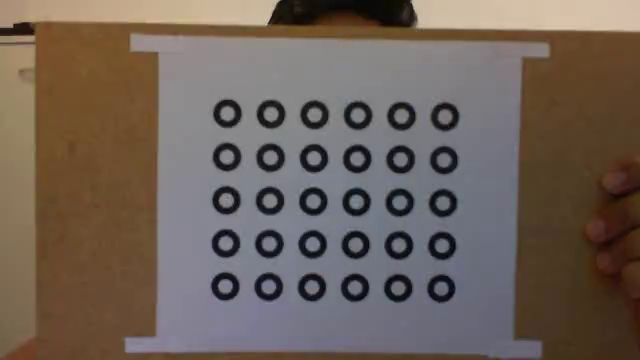
//> input picture Frame0.jpg, 640 x 360 px
$ ./Main   (built with g++ and OpenCV 4)
//> lines starting //> are read from the running program, lines starting //| are printed output that depends on the picture; after the words box and inside, x2 and y2 are one past the last pixel; in counts of white or black regions, pixels touching at a corner belong together
#include <opencv2\opencv.hpp>
#include <iostream>
#include <math.h>

#define IMAGE_WIDTH  640
#define IMAGE_HEIGHT 360
#define S (IMAGE_WIDTH/8)
#define T (0.15f)

using namespace std;
using namespace cv;

Mat imgCanny, imagen;
vector<Point2f> centroxy, centros, centros2, centros3;

void adaptiveThreshold(unsigned char* input, unsigned char* bin)
{
	unsigned long* integralImg = 0;
	int i, j;
	long sum = 0;
	int count = 0;
	int index;
	int x1, y1, x2, y2;
	int s2 = S / 2;

	// create the integral image
	integralImg = (unsigned long*)malloc(IMAGE_WIDTH*IMAGE_HEIGHT * sizeof(unsigned long*));

	for (i = 0; i<IMAGE_WIDTH; i++)
	{
		// reset this column sum
		sum = 0;

		for (j = 0; j<IMAGE_HEIGHT; j++)
		{
			index = j * IMAGE_WIDTH + i;

			sum += input[index];
			if (i == 0)
				integralImg[index] = sum;
			else
				integralImg[index] = integralImg[index - 1] + sum;
		}
	}

	// perform thresholding
	for (i = 0; i<IMAGE_WIDTH; i++)
	{
		for (j = 0; j<IMAGE_HEIGHT; j++)
		{
			index = j * IMAGE_WIDTH + i;

			// set the SxS region
			x1 = i - s2; x2 = i + s2;
			y1 = j - s2; y2 = j + s2;

			// check the border
			if (x1 < 0) x1 = 0;
			if (x2 >= IMAGE_WIDTH) x2 = IMAGE_WIDTH - 1;
			if (y1 < 0) y1 = 0;
			if (y2 >= IMAGE_HEIGHT) y2 = IMAGE_HEIGHT - 1;

			count = (x2 - x1)*(y2 - y1);

			// I(x,y)=s(x2,y2)-s(x1,y2)-s(x2,y1)+s(x1,x1)
			sum = integralImg[y2*IMAGE_WIDTH + x2] -
				integralImg[y1*IMAGE_WIDTH + x2] -
				integralImg[y2*IMAGE_WIDTH + x1] +
				integralImg[y1*IMAGE_WIDTH + x1];

			if ((long)(input[index] * count) < (long)(sum*(1.0 - T)))
				bin[index] = 0;
			else
				bin[index] = 255;
		}
	}

	free(integralImg);
}

float distancia(float ax, float ay, float bx, float by)
{
	float dist = sqrt(pow(ax - bx, 2) + pow(ay - by, 2));
	return dist;
}

void encontrarContorno() {
	vector<vector<Point> > contours;
	vector<Vec4i> hierarchy;

	// Encontrar contornos
	findContours(imgCanny, contours, hierarchy, CV_RETR_TREE, CV_CHAIN_APPROX_SIMPLE, Point(0, 0));

	int c2 = 0;
	// Encontrar elipses rotados para cada contorno
	vector<RotatedRect> minEllipse(contours.size());

	for (int i = 0; i < contours.size(); i++)
	{
		if (contours[i].size() > 5)
		{
			minEllipse[i] = fitEllipse(Mat(contours[i]));
			c2++;
		}
	}
	cout << "anillos ant: " << c2 << endl;

	int c = 0;

	// Filtrar elipses y dibujarlos
	Mat drawing = Mat::zeros(imgCanny.size(), CV_8UC3);
	for (int i = 0; i< contours.size(); i++)
	{
		float alto = minEllipse[i].size.height;
		float ancho = minEllipse[i].size.width;
		float dif = abs(alto - ancho);
		float dist = 0, dist2 = 0;
		float prop = minEllipse[i].size.width / minEllipse[i].size.height;
		float dif_antx = 0, dif_anty = 0, dif_sigx = 0, dif_sigy = 0;
		if (i > 0) {
			float ax = minEllipse[i].center.x;
			float ay = minEllipse[i].center.y;
			float bx = minEllipse[i-1].center.x;
			float by = minEllipse[i-1].center.y;
			dist = distancia(ax, ay, bx, by);
			dif_antx = abs(minEllipse[i].center.x - minEllipse[i - 1].center.x);
			dif_anty = abs(minEllipse[i].center.y - minEllipse[i - 1].center.y);
		}
		if (i < contours.size()-1) {
			float ax = minEllipse[i].center.x;
			float ay = minEllipse[i].center.y;
			float bx = minEllipse[i+1].center.x;
			float by = minEllipse[i+1].center.y;
			dist2 = distancia(ax, ay, bx, by);
			dif_sigx = abs(minEllipse[i].center.x - minEllipse[i + 1].center.x);
			dif_sigy = abs(minEllipse[i].center.y - minEllipse[i + 1].center.y);
		}

		if (dist > 2 and dist2 > 2)
			continue;

		//if (contours[i].size()>5 and contourArea(contours[i])>5 and dif<10 and prop >= 0.6)
		if (contours[i].size()>5 and contourArea(contours[i])>35 and dif<10 and prop >= 0.6)
		//if (contours[i].size()>5 and contourArea(contours[i])>35 and dif < 3 and prop >= 0.8)
		{
			Scalar color = Scalar(255, 255, 255);
			ellipse(drawing, minEllipse[i], color, 2, 8);
			circle(drawing, minEllipse[i].center, 1, Scalar(0, 255, 0), 1);
			centroxy.push_back(Point2f(minEllipse[i].center.x, minEllipse[i].center.y));
			cout << "center " << minEllipse[i].center << " " << contourArea(contours[i]) << " " << dif << " " << contours[i].size() << "  " << prop <<endl;
			c++;
		}
	}
	cout << "anillos: " << c << endl;
	cout << "centroxy[i].x: " << centroxy[0].x << endl;
	cout << "centroxy: " << centroxy.size() << endl;

	//Hallar los centros
	int cent = 0;
	for (int i = 0; i < centroxy.size()-3; i+=4) {
		cout << "centroxy[i].x: " << centroxy[i].x << "   " << centroxy[i].y << endl;
		float promx = (centroxy[i].x + centroxy[i+1].x + centroxy[i+2].x + centroxy[i+3].x) / 4;
		float promy = (centroxy[i].y + centroxy[i+1].y + centroxy[i+2].y + centroxy[i+3].y) / 4;
		centros.push_back(Point2f(promx, promy));
		cent++;
	}
	cout << "cent: " << cent << endl;

	//Ordenar los centros Forma1
	int acum = 0;
	for (int i = 0; i < 5; i++) {
		for (int j = 5; j >= 0; j--) {
			centros2.push_back(Point2f(centros[j+acum]));
			cout << "centros2: " << centros[j + acum].x << "   " << centros[j + acum].y << endl;
		}
		acum += 6;
	}

	//Ordenar los centros Forma2

	for (int i = 29; i >= 0; i--) {
		centros3.push_back(Point2f(centros[i]));
		cout << "centros3: " << centros[i].x << "   " << centros[i].y << endl;
	}

	namedWindow("contornos", CV_WINDOW_AUTOSIZE);
	imshow("contornos", drawing);
}

int main()
{
	IplImage* img = cvLoadImage("Frame0.jpg", 1);
//> img is the input picture: 360 rows x 640 cols, CV_8UC3; mean B, G, R 88.8, 97.7, 110.6
	IplImage* imgGray;
	Mat imgBlur;
	imagen = cvarrToMat(img);

	imgGray = cvCreateImage(cvSize(img->width, img->height), IPL_DEPTH_8U, 1);
	cvCvtColor(img, imgGray, CV_BGR2GRAY);
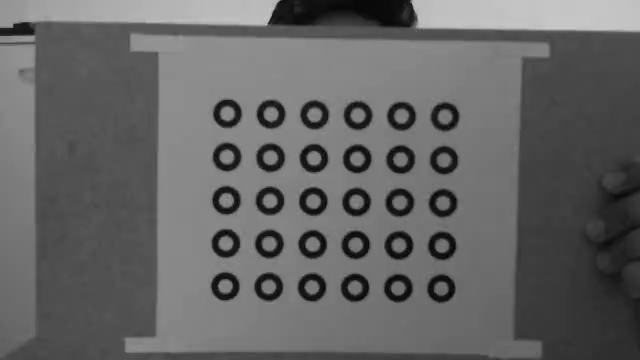
//> imgGray: 360 rows x 640 cols, CV_8UC1; min 1, max 202, mean 100.5

	Mat gray = cvarrToMat(imgGray);
	GaussianBlur(gray, imgBlur, Size(3, 3), 0, 0, 0); //Aplicando filtro gausiano

	IplImage* iplImg = cvCloneImage(&(IplImage)imgBlur);
	adaptiveThreshold((unsigned char*)iplImg->imageData, (unsigned char*)iplImg->imageData);
//> the loop in adaptiveThreshold, `for (i = 0; i<IMAGE_WIDTH; i++)` made 640 passes
//> sum on passes 1 to 3: 32234, 42941, 42948
//> after the loop in adaptiveThreshold, `for (i = 0; i<IMAGE_WIDTH; i++)`: sum = 17689; index = 230399
//> the loop in adaptiveThreshold, `for (i = 0; i<IMAGE_WIDTH; i++)` made 640 passes
//> (x1, count) on passes 1 to 3: (0, 1600), (0, 1640), (0, 1680)
//> after the loop in adaptiveThreshold, `for (i = 0; i<IMAGE_WIDTH; i++)`: x1 = 599; x2 = 639; y1 = 319; y2 = 359; count = 1600

	Mat imgBin = cvarrToMat(iplImg);
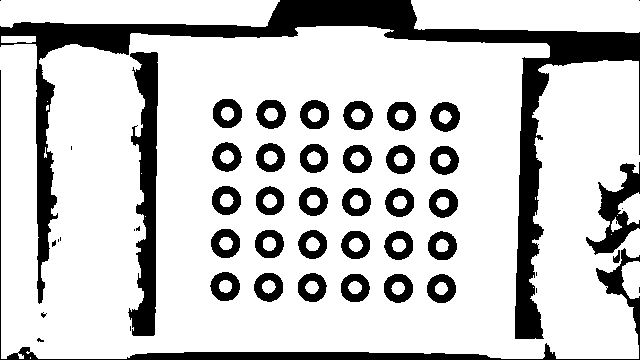
//> iplImg: 360 rows x 640 cols, CV_8UC1; 78.7% white; 50 black regions (15 under 20 px), largest, box (x1, y1, x2, y2) and area: (0, 0, 640, 339) 21686, (128, 52, 158, 336) 4949, (0, 70, 640, 360) 4485
	Canny(imgBin, imgCanny, 10, 100, 3, true);
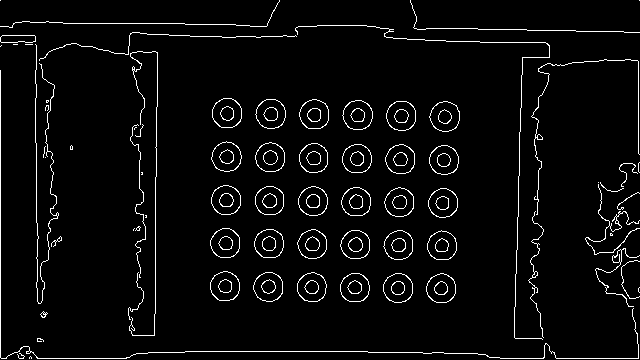
//> imgCanny: 360 rows x 640 cols, CV_8UC1; 4.1% white in thin lines or dots
	namedWindow("canny", WINDOW_AUTOSIZE);
	imshow("canny", imgCanny);

	encontrarContorno();
//> in encontrarContorno, `findContours(imgCanny, contours, hierarchy, CV_RETR_TREE, CV_CHAIN_APP..`: contours = 186 contours, 58 with area under 20; largest, box (x1, y1, x2, y2) and area: (429, 101, 460, 132) 696, (212, 98, 242, 128) 692, (386, 101, 416, 131) 691, (429, 101, 460, 132) 688, (255, 99, 286, 129) 688
//> after the loop in encontrarContorno, `for (int i = 0; i < contours.size(); i++)`: minEllipse = 186 RotatedRects (x, y, width, height, angle), first 8: [30, 357.5, 2.12, 3, 0], [20.41, 355.9, 4.89, 6.94, 118.6], [39.58, 339.8, 3.46, 6.9, 102], [43.34, 314, 5.66, 6.66, 52.98], [0, 0, 0, 0, 0], [0, 0, 0, 0, 0], [42.5, 314.5, 2.69, 12.61, 135], [0, 0, 0, 0, 0]; c2 = 162
//| anillos ant: 162
//> the loop in encontrarContorno, `for (int i = 0; i< contours.size(); i++)` made 186 passes
//> (alto, ancho, dif, prop, ax, ay, bx, by) on passes 2 to 6: (6.94, 4.89, 2.04, 0.705, 20.41, 355.9, 39.58, 339.8), (6.9, 3.46, 3.44, 0.501, 39.58, 339.8, 43.34, 314), (6.66, 5.66, 0.994, 0.851, 43.34, 314, 0, 0), (0, 0, 0, nan, 0, 0, 0, 0), (0, 0, 0, nan, 0, 0, 42.5, 314.5)
//> (alto, ancho, dif, prop, ax, ay, bx, by) on pass 1: (3, 2.12, 0.879, 0.707, 30, 357.5, 20.41, 355.9)
//| center [440.935, 288.123] 668 0.505404 48  0.982923
//| center [440.908, 288.163] 654 0.542154 32  0.981628
//| center [440.741, 288.076] 133.5 0.331262 20  0.97555
//| center [440.459, 287.79] 125 0.411777 12  0.969878
//| center [397.918, 287.713] 676.5 0.722931 47  0.975763
//| center [397.922, 287.651] 663.5 0.83777 36  0.971818
//| center [397.663, 287.663] 139.5 0.573416 24  0.958528
//| center [397.603, 287.603] 132.5 0.474405 8  0.966133
//> (output is shown up to pass 17 of 186)
//> after the loop in encontrarContorno, `for (int i = 0; i< contours.size(); i++)`:
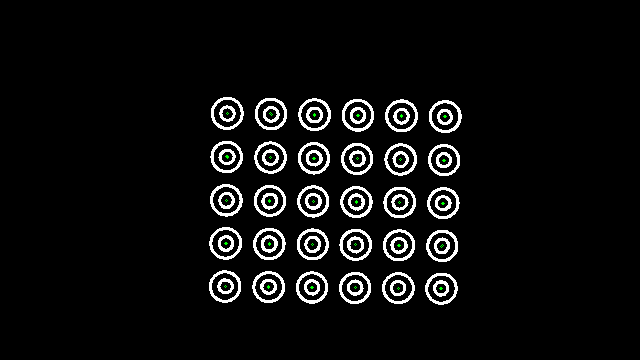
//> drawing: 360 rows x 640 cols, CV_8UC3; mean B, G, R 14.2, 14.4, 14.2
//| anillos: 120
//| centroxy[i].x: 440.935
//| centroxy: 120
//> the loop in encontrarContorno, `for (int i = 0; i < centroxy.size()-3; i+=4)` made 30 passes
//| centroxy[i].x: 440.935   288.123
//| centroxy[i].x: 397.918   287.713
//| centroxy[i].x: 354.569   287.461
//| centroxy[i].x: 311.534   287.032
//| centroxy[i].x: 268.313   286.594
//| centroxy[i].x: 224.681   286.056
//| centroxy[i].x: 441.786   245.479
//| centroxy[i].x: 398.52   244.866
//> (output is shown up to pass 8 of 30)
//| cent: 30
//> the loop in encontrarContorno, `for (int i = 29; i >= 0; i--)` made 30 passes
//| centros3: 226.901   113.016
//| centros3: 270.612   113.662
//| centros3: 314.105   114.353
//| centros3: 357.443   114.879
//| centros3: 401.054   115.595
//| centros3: 444.57   116.304
//| centros3: 226.391   156.452
//| centros3: 269.96   157.142
//> (output is shown up to pass 8 of 30)

	// [27 lines of commented-out code are left out]

	int ind = 0;
	for (int i = 0; i < 5; i++) {
		for (int j = 0; j < 6; j++) {
			ostringstream s1;
			s1 << "(" << i << "," << j << ")";
			putText(imagen, s1.str(), centros3[ind], FONT_HERSHEY_SIMPLEX, 0.4, Scalar(0, 255, 0), 1.0);
			ind++;
		}
	}
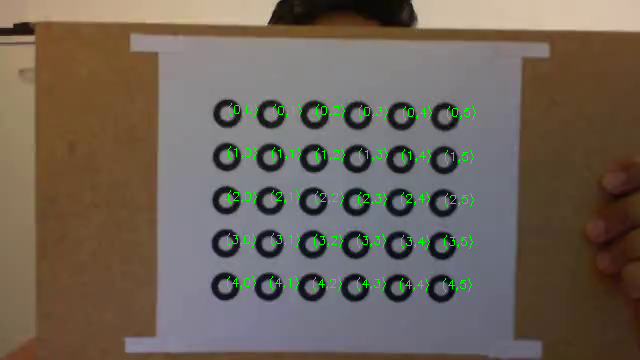
//> imagen: 360 rows x 640 cols, CV_8UC3; 0.92% of pixels changed, all inside (x1, y1, x2, y2) = (227, 103, 476, 292)

	//Otra Forma
	Size patternsize = Size(6, 5); //Patron de anillos
	drawChessboardCorners(imagen, patternsize, Mat(centros3), 1);
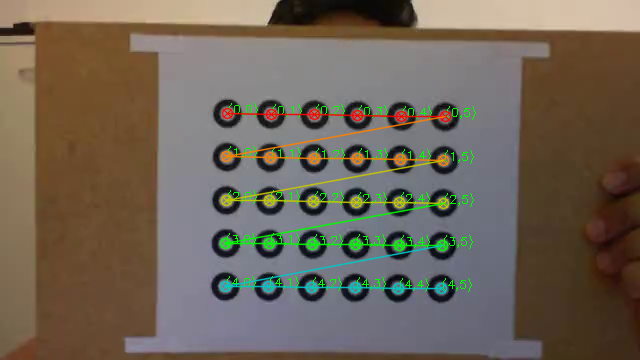
//> imagen: 360 rows x 640 cols, CV_8UC3; 3.54% of pixels changed, all inside (x1, y1, x2, y2) = (219, 107, 452, 295)

	namedWindow("Imagen", WINDOW_AUTOSIZE);
	imshow("Imagen", imagen);

	waitKey(0);
	cvDestroyAllWindows();
	cvReleaseImage(&img);
	cvReleaseImage(&imgGray);
	cvReleaseImage(&iplImg);

	return 0;
}
